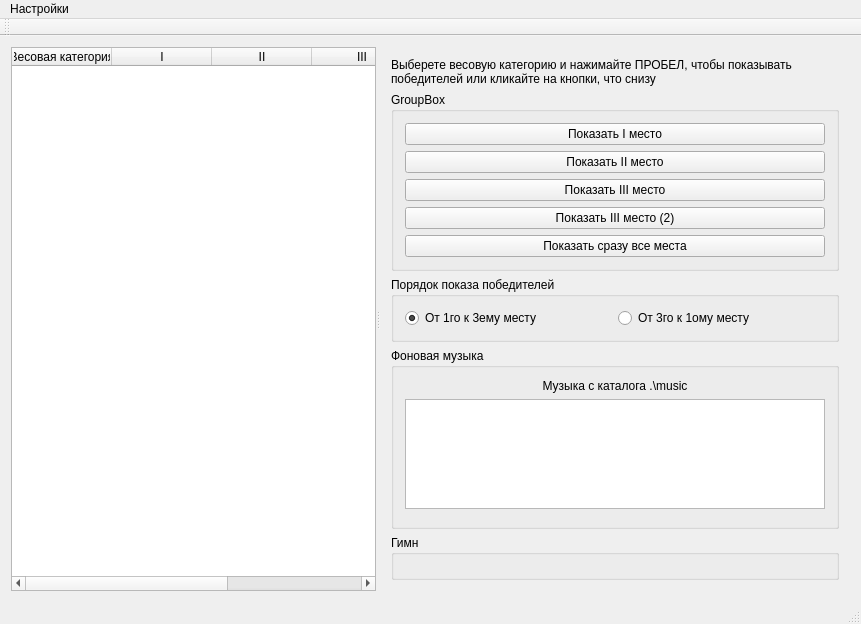
<?xml version="1.0" encoding="UTF-8"?>
<ui version="4.0">
 <class>MainWindow</class>
 <widget class="QMainWindow" name="MainWindow">
  <property name="geometry">
   <rect>
    <x>0</x>
    <y>0</y>
    <width>861</width>
    <height>624</height>
   </rect>
  </property>
  <property name="windowTitle">
   <string>MainWindow</string>
  </property>
  <widget class="QWidget" name="centralWidget">
   <layout class="QGridLayout" name="gridLayout">
    <item row="1" column="0">
     <widget class="QSplitter" name="splitter">
      <property name="orientation">
       <enum>Qt::Horizontal</enum>
      </property>
      <widget class="QTableWidget" name="tableWidget">
       <property name="editTriggers">
        <set>QAbstractItemView::NoEditTriggers</set>
       </property>
       <property name="selectionMode">
        <enum>QAbstractItemView::SingleSelection</enum>
       </property>
       <property name="selectionBehavior">
        <enum>QAbstractItemView::SelectRows</enum>
       </property>
       <column>
        <property name="text">
         <string>Весовая категория</string>
        </property>
       </column>
       <column>
        <property name="text">
         <string>I</string>
        </property>
       </column>
       <column>
        <property name="text">
         <string>II</string>
        </property>
       </column>
       <column>
        <property name="text">
         <string>III</string>
        </property>
       </column>
       <column>
        <property name="text">
         <string>III (2)</string>
        </property>
       </column>
      </widget>
      <widget class="QWidget" name="layoutWidget">
       <layout class="QVBoxLayout" name="verticalLayout">
        <item>
         <widget class="QLabel" name="label_2">
          <property name="text">
           <string>Выберете весовую категорию и нажимайте ПРОБЕЛ, чтобы показывать победителей или кликайте на кнопки, что снизу</string>
          </property>
          <property name="wordWrap">
           <bool>true</bool>
          </property>
         </widget>
        </item>
        <item>
         <widget class="QGroupBox" name="groupBox">
          <property name="title">
           <string>GroupBox</string>
          </property>
          <layout class="QGridLayout" name="gridLayout_2">
           <item row="4" column="0">
            <widget class="QPushButton" name="pushButtonIV">
             <property name="text">
              <string>Показать III место (2)</string>
             </property>
            </widget>
           </item>
           <item row="2" column="0">
            <widget class="QPushButton" name="pushButtonII">
             <property name="text">
              <string>Показать II место</string>
             </property>
            </widget>
           </item>
           <item row="1" column="0">
            <widget class="QPushButton" name="pushButtonI">
             <property name="text">
              <string>Показать I место</string>
             </property>
            </widget>
           </item>
           <item row="3" column="0">
            <widget class="QPushButton" name="pushButtonIII">
             <property name="text">
              <string>Показать III место</string>
             </property>
            </widget>
           </item>
           <item row="5" column="0">
            <widget class="QPushButton" name="pushButtonAll">
             <property name="text">
              <string>Показать сразу все места</string>
             </property>
            </widget>
           </item>
          </layout>
         </widget>
        </item>
        <item>
         <widget class="QGroupBox" name="groupBox_2">
          <property name="title">
           <string>Порядок показа победителей</string>
          </property>
          <layout class="QGridLayout" name="gridLayout_3">
           <item row="0" column="0">
            <widget class="QRadioButton" name="radioButtonFrom1To3">
             <property name="text">
              <string>От 1го к 3ему месту</string>
             </property>
             <property name="checked">
              <bool>true</bool>
             </property>
            </widget>
           </item>
           <item row="0" column="1">
            <widget class="QRadioButton" name="radioButtonFrom3To1">
             <property name="text">
              <string>От 3го к 1ому месту</string>
             </property>
            </widget>
           </item>
          </layout>
         </widget>
        </item>
        <item>
         <widget class="QGroupBox" name="groupBox_4">
          <property name="title">
           <string>Фоновая музыка</string>
          </property>
          <layout class="QVBoxLayout" name="verticalLayout_2">
           <item>
            <layout class="QHBoxLayout" name="horizontalLayout">
             <item>
              <widget class="QLabel" name="label">
               <property name="text">
                <string>Музыка с каталога .\music</string>
               </property>
               <property name="alignment">
                <set>Qt::AlignCenter</set>
               </property>
              </widget>
             </item>
            </layout>
           </item>
           <item>
            <widget class="QTreeView" name="treeViewMusic">
             <property name="sortingEnabled">
              <bool>false</bool>
             </property>
            </widget>
           </item>
           <item>
            <widget class="SoundPlayer" name="soundPlayer" native="true">
             <property name="sizePolicy">
              <sizepolicy hsizetype="Preferred" vsizetype="Maximum">
               <horstretch>0</horstretch>
               <verstretch>0</verstretch>
              </sizepolicy>
             </property>
             <property name="minimumSize">
              <size>
               <width>0</width>
               <height>0</height>
              </size>
             </property>
            </widget>
           </item>
          </layout>
         </widget>
        </item>
        <item>
         <widget class="QGroupBox" name="groupBox_3">
          <property name="title">
           <string>Гимн</string>
          </property>
          <layout class="QGridLayout" name="gridLayout_4">
           <item row="0" column="0">
            <widget class="SoundPlayer" name="soundPlayerHymn" native="true">
             <property name="sizePolicy">
              <sizepolicy hsizetype="Preferred" vsizetype="Maximum">
               <horstretch>0</horstretch>
               <verstretch>0</verstretch>
              </sizepolicy>
             </property>
             <property name="minimumSize">
              <size>
               <width>0</width>
               <height>0</height>
              </size>
             </property>
            </widget>
           </item>
          </layout>
         </widget>
        </item>
       </layout>
      </widget>
     </widget>
    </item>
   </layout>
  </widget>
  <widget class="QMenuBar" name="menuBar">
   <property name="geometry">
    <rect>
     <x>0</x>
     <y>0</y>
     <width>861</width>
     <height>21</height>
    </rect>
   </property>
   <widget class="QMenu" name="menu">
    <property name="title">
     <string>Настройки</string>
    </property>
    <addaction name="actionLoadData"/>
   </widget>
   <addaction name="menu"/>
  </widget>
  <widget class="QToolBar" name="mainToolBar">
   <attribute name="toolBarArea">
    <enum>TopToolBarArea</enum>
   </attribute>
   <attribute name="toolBarBreak">
    <bool>false</bool>
   </attribute>
  </widget>
  <widget class="QStatusBar" name="statusBar"/>
  <action name="actionLoadData">
   <property name="text">
    <string>Загрузить данные</string>
   </property>
  </action>
 </widget>
 <layoutdefault spacing="6" margin="11"/>
 <customwidgets>
  <customwidget>
   <class>SoundPlayer</class>
   <extends>QWidget</extends>
   <header>soundplayer.h</header>
   <container>1</container>
  </customwidget>
 </customwidgets>
 <tabstops>
  <tabstop>tableWidget</tabstop>
  <tabstop>pushButtonI</tabstop>
  <tabstop>pushButtonII</tabstop>
  <tabstop>pushButtonIII</tabstop>
  <tabstop>pushButtonIV</tabstop>
 </tabstops>
 <resources/>
 <connections/>
</ui>
